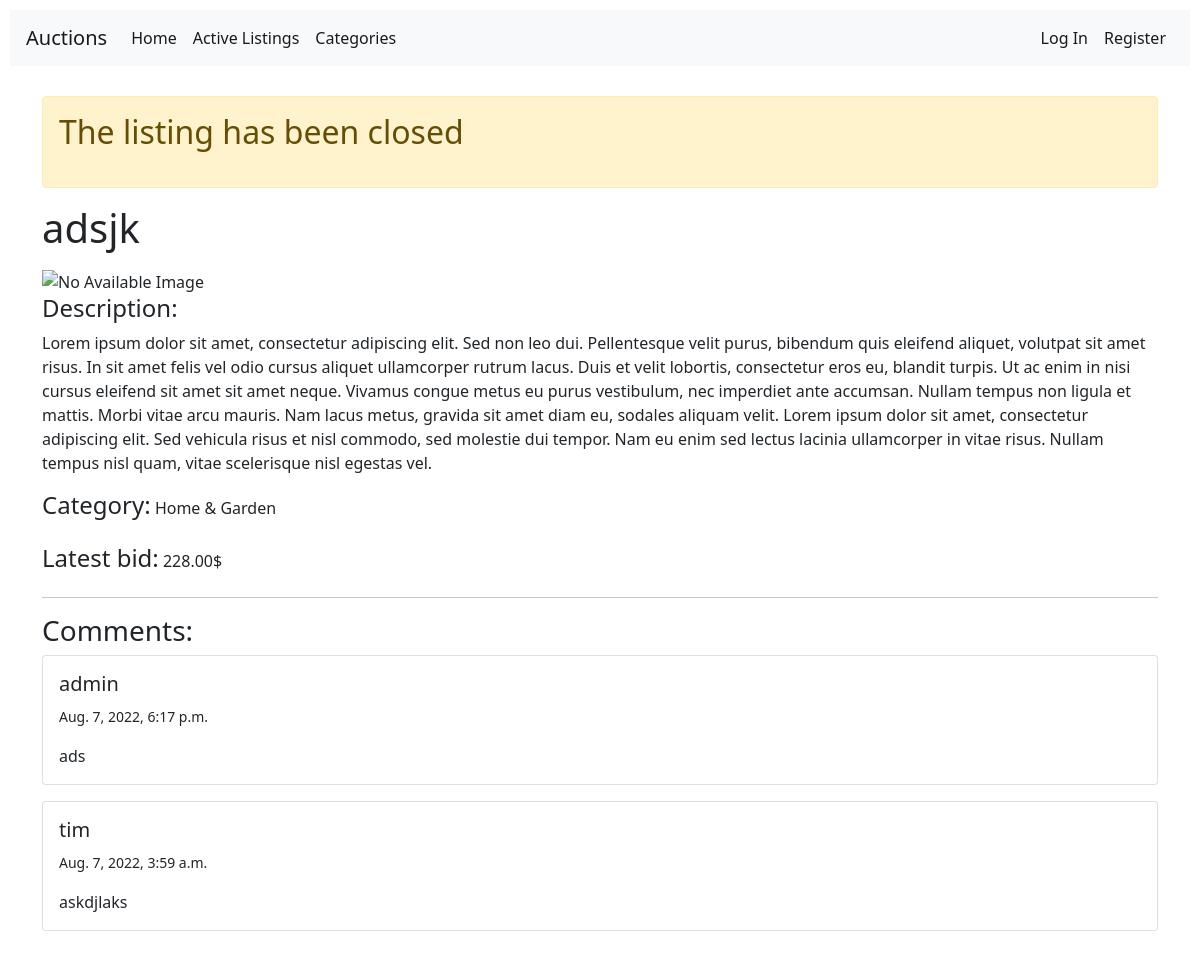
Screenshot of /listing/14 with the database file from the repository.
### auctions/models.py (models this page shows, shortened)
class listing(models.Model):
    active = models.BooleanField(default=True)
    title = models.CharField(max_length=100)
    description = models.TextField()
    image = models.URLField(blank=True)
    category = models.ForeignKey(category, on_delete=models.CASCADE, related_name="listings")
    user = models.ForeignKey(User, on_delete=models.CASCADE, related_name= "listings", default='0')

class category(models.Model):
    category = models.CharField(max_length=40)
    def __str__(self) -> str:
        return self.category

class bid(models.Model):
    bid = models.DecimalField(decimal_places=2, max_digits=9)
    listing = models.ForeignKey(listing, on_delete=models.CASCADE, related_name= "bid")
    user = models.ForeignKey(User, on_delete=models.CASCADE, related_name= "bids", default='0')

class comment(models.Model):
    comment = models.CharField(max_length=500)
    listing = models.ForeignKey(listing, on_delete=models.CASCADE, related_name= "comment")
    user = models.ForeignKey(User, on_delete=models.CASCADE, related_name= "comment")
    time = models.DateTimeField(auto_now_add=True)

class User(AbstractUser):
    watchList = models.ManyToManyField('listing', blank=True, related_name= "UserSave")

### auctions/views.py (the view)
# urls.py: path("listing/<int:id>", views.showListing, name="showListing"),
def showListing(request, id):
    currentListing = listing.objects.get(pk=id)
    if not currentListing.active:
        show = False
    else:
        show = True
    return render(request, "auctions/showListing.html", {
        'listing': currentListing,
        'comments': comment.objects.filter(listing=currentListing)[::-1],
        'createComment': createComment(),
        'createBid': createBid(),
        'show': show,
    })

### auctions/templates/auctions/showListing.html (shortened to what this page needs)
{% extends "auctions/layout.html" %}
{% block body %}
    {% if not show and listing.bid.last.user.id == user.id %}
        <div class="alert alert-success mb-3" >
            <h2>Congrats! You have won this listing</h2>
        </div>
    {% elif not show %}
        <div class="alert alert-warning mb-3" >
            <h2>The listing has been closed</h2>
        </div>
    {% endif %}
    <h1>{{listing.title}}</h1>
    {% if listing.image %}
        <img src="{{listing.image}}" alt="Product's Image" id="showListingPic">
    {% else %}
        <img id="showListingPic" src="https://upload.wikimedia.org/wikipedia/commons/thumb/a/ac/No_image_available.svg/1024px-No_image_available.svg.png" alt="No Available Image">
    {% endif %}
    <div class="mb-3">
        <h4>Description:</h4>
        {{listing.description}}
    </div>
    <div class="mb-3">
        <label class="h4">Category: </label>
        {{listing.category}}
    </div>
    <div class="mb-3">
        <label class="h4">Latest bid: </label>
        {{listing.bid.last.bid}}$
    </div>
    <hr>
    <h3>Comments:</h3>
    {% for comment in comments %}
    <div class="card mb-3">
        <div class="card-body">
        <h5 class="card-title">{{comment.user.username}}</h5>
        <p class="card-text"><small>{{comment.time}}</small></p>
        <p class="card-text">{{comment.comment}}</p>
        </div>
    </div>
    {% endfor %}
{% endblock %}

### auctions/static/auctions/styles.css (style rules this page uses)
body { padding: 10px; }
h2 { margin-bottom: 20px; }
#showListingPic { width: 50%; }

### rows the page displays
listing: title "adsjk", description "Lorem ipsum dolor sit amet, consectetur adipiscing elit. Sed non leo dui. Pellentesque velit purus, bibendum quis eleifend aliquet, volutpat sit amet risus. In sit amet felis vel odio cursus aliquet ullamcorper rutrum lacus. Duis et velit lobortis, consectetur eros eu, blandit turpis. Ut ac enim in nisi cursus eleifend sit amet sit amet neque. Vivamus congue metus eu purus vestibulum, nec imperdiet ante accumsan. Nullam tempus non ligula et mattis. Morbi vitae arcu mauris. Nam lacus metus, gravida sit amet diam eu, sodales aliquam velit. Lorem ipsum dolor sit amet, consectetur adipiscing elit. Sed vehicula risus et nisl commodo, sed molestie dui tempor. Nam eu enim sed lectus lacinia…", category "Home & Garden", bid.last.bid "228.00"
comment: user.username "admin", time "Aug. 7, 2022, 6:17 p.m.", comment "ads"
comment: user.username "tim", time "Aug. 7, 2022, 3:59 a.m.", comment "askdjlaks"
